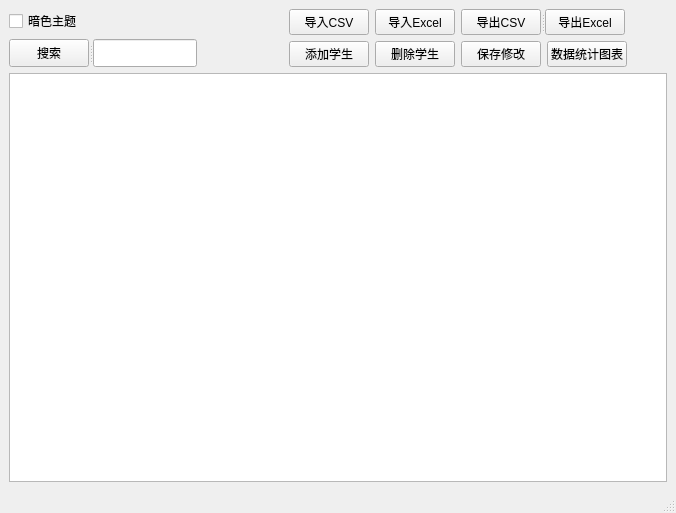
<?xml version="1.0" encoding="UTF-8"?>
<ui version="4.0">
 <class>MainWindow</class>
 <widget class="QMainWindow" name="MainWindow">
  <property name="geometry">
   <rect>
    <x>0</x>
    <y>0</y>
    <width>676</width>
    <height>513</height>
   </rect>
  </property>
  <property name="windowTitle">
   <string>MainWindow</string>
  </property>
  <widget class="QWidget" name="centralwidget">
   <layout class="QVBoxLayout" name="verticalLayout_4">
    <item>
     <layout class="QVBoxLayout" name="verticalLayout_3">
      <item>
       <layout class="QHBoxLayout" name="horizontalLayout_5">
        <item>
         <layout class="QVBoxLayout" name="verticalLayout_2">
          <item>
           <layout class="QHBoxLayout" name="horizontalLayout_4">
            <item>
             <widget class="QCheckBox" name="checkBoxDark">
              <property name="text">
               <string>暗色主题</string>
              </property>
             </widget>
            </item>
            <item>
             <spacer name="horizontalSpacer_2">
              <property name="orientation">
               <enum>Qt::Orientation::Horizontal</enum>
              </property>
              <property name="sizeHint" stdset="0">
               <size>
                <width>40</width>
                <height>20</height>
               </size>
              </property>
             </spacer>
            </item>
           </layout>
          </item>
          <item>
           <layout class="QHBoxLayout" name="horizontalLayout">
            <item>
             <widget class="QSplitter" name="splitter">
              <property name="orientation">
               <enum>Qt::Orientation::Horizontal</enum>
              </property>
              <widget class="QPushButton" name="btnSearch">
               <property name="text">
                <string>搜索</string>
               </property>
              </widget>
              <widget class="QLineEdit" name="lineEditSearch">
               <property name="text">
                <string/>
               </property>
              </widget>
             </widget>
            </item>
            <item>
             <spacer name="horizontalSpacer">
              <property name="orientation">
               <enum>Qt::Orientation::Horizontal</enum>
              </property>
              <property name="sizeHint" stdset="0">
               <size>
                <width>40</width>
                <height>20</height>
               </size>
              </property>
             </spacer>
            </item>
           </layout>
          </item>
         </layout>
        </item>
        <item>
         <spacer name="horizontalSpacer_3">
          <property name="orientation">
           <enum>Qt::Orientation::Horizontal</enum>
          </property>
          <property name="sizeHint" stdset="0">
           <size>
            <width>40</width>
            <height>20</height>
           </size>
          </property>
         </spacer>
        </item>
        <item>
         <layout class="QVBoxLayout" name="verticalLayout">
          <item>
           <layout class="QHBoxLayout" name="horizontalLayout_2">
            <item>
             <widget class="QPushButton" name="btnImport">
              <property name="text">
               <string>导入CSV</string>
              </property>
             </widget>
            </item>
            <item>
             <widget class="QPushButton" name="btnImportExcel">
              <property name="text">
               <string>导入Excel</string>
              </property>
             </widget>
            </item>
            <item>
             <widget class="QSplitter" name="splitter_3">
              <property name="orientation">
               <enum>Qt::Orientation::Horizontal</enum>
              </property>
              <widget class="QPushButton" name="btnExportCsv">
               <property name="text">
                <string>导出CSV</string>
               </property>
              </widget>
              <widget class="QPushButton" name="btnExportExcel">
               <property name="text">
                <string>导出Excel</string>
               </property>
              </widget>
             </widget>
            </item>
            <item>
             <spacer name="horizontalSpacer_4">
              <property name="orientation">
               <enum>Qt::Orientation::Horizontal</enum>
              </property>
              <property name="sizeHint" stdset="0">
               <size>
                <width>40</width>
                <height>20</height>
               </size>
              </property>
             </spacer>
            </item>
           </layout>
          </item>
          <item>
           <layout class="QHBoxLayout" name="horizontalLayout_3">
            <item>
             <widget class="QPushButton" name="btnAdd">
              <property name="text">
               <string>添加学生</string>
              </property>
             </widget>
            </item>
            <item>
             <widget class="QPushButton" name="btnDelete">
              <property name="text">
               <string>删除学生</string>
              </property>
             </widget>
            </item>
            <item>
             <widget class="QPushButton" name="btnSave">
              <property name="text">
               <string>保存修改</string>
              </property>
             </widget>
            </item>
            <item>
             <widget class="QPushButton" name="btnChart">
              <property name="text">
               <string>数据统计图表</string>
              </property>
             </widget>
            </item>
            <item>
             <spacer name="horizontalSpacer_5">
              <property name="orientation">
               <enum>Qt::Orientation::Horizontal</enum>
              </property>
              <property name="sizeHint" stdset="0">
               <size>
                <width>40</width>
                <height>20</height>
               </size>
              </property>
             </spacer>
            </item>
           </layout>
          </item>
         </layout>
        </item>
       </layout>
      </item>
      <item>
       <widget class="QTableView" name="tableView"/>
      </item>
     </layout>
    </item>
   </layout>
  </widget>
  <widget class="QMenuBar" name="menubar">
   <property name="geometry">
    <rect>
     <x>0</x>
     <y>0</y>
     <width>676</width>
     <height>18</height>
    </rect>
   </property>
  </widget>
  <widget class="QStatusBar" name="statusbar"/>
 </widget>
 <resources/>
 <connections/>
</ui>
